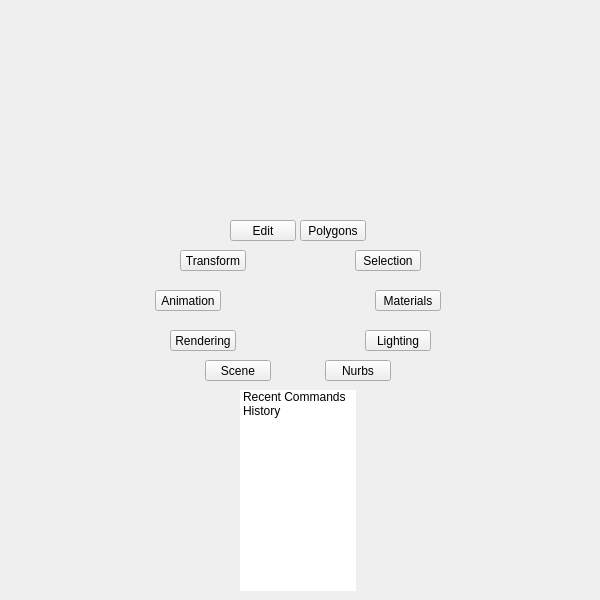
<?xml version="1.0" encoding="UTF-8"?>
<ui version="4.0">
 <class>QtUi</class>
 <widget class="QMainWindow" name="QtUi">
  <property name="enabled">
   <bool>true</bool>
  </property>
  <property name="geometry">
   <rect>
    <x>0</x>
    <y>0</y>
    <width>600</width>
    <height>600</height>
   </rect>
  </property>
  <property name="sizePolicy">
   <sizepolicy hsizetype="Ignored" vsizetype="Ignored">
    <horstretch>0</horstretch>
    <verstretch>0</verstretch>
   </sizepolicy>
  </property>
  <property name="minimumSize">
   <size>
    <width>0</width>
    <height>0</height>
   </size>
  </property>
  <property name="maximumSize">
   <size>
    <width>600</width>
    <height>600</height>
   </size>
  </property>
  <property name="cursor">
   <cursorShape>ArrowCursor</cursorShape>
  </property>
  <property name="windowTitle">
   <string>Toolkit</string>
  </property>
  <property name="whatsThis">
   <string>main</string>
  </property>
  <property name="toolButtonStyle">
   <enum>Qt::ToolButtonIconOnly</enum>
  </property>
  <property name="tabShape">
   <enum>QTabWidget::Triangular</enum>
  </property>
  <property name="dockNestingEnabled">
   <bool>true</bool>
  </property>
  <property name="dockOptions">
   <set>QMainWindow::AllowNestedDocks|QMainWindow::AllowTabbedDocks|QMainWindow::AnimatedDocks|QMainWindow::ForceTabbedDocks</set>
  </property>
  <widget class="QWidget" name="mainWindow">
   <property name="sizePolicy">
    <sizepolicy hsizetype="Ignored" vsizetype="Ignored">
     <horstretch>0</horstretch>
     <verstretch>0</verstretch>
    </sizepolicy>
   </property>
   <widget class="QWidget" name="staticWindow" native="true">
    <property name="geometry">
     <rect>
      <x>0</x>
      <y>0</y>
      <width>601</width>
      <height>601</height>
     </rect>
    </property>
    <widget class="QWidget" name="w000" native="true">
     <property name="geometry">
      <rect>
       <x>0</x>
       <y>390</y>
       <width>601</width>
       <height>601</height>
      </rect>
     </property>
     <widget class="QTreeWidget_ExpandableList" name="tree000">
      <property name="geometry">
       <rect>
        <x>240</x>
        <y>0</y>
        <width>116</width>
        <height>201</height>
       </rect>
      </property>
      <property name="layoutDirection">
       <enum>Qt::LeftToRight</enum>
      </property>
      <property name="frameShape">
       <enum>QFrame::NoFrame</enum>
      </property>
      <property name="frameShadow">
       <enum>QFrame::Plain</enum>
      </property>
      <property name="verticalScrollBarPolicy">
       <enum>Qt::ScrollBarAlwaysOff</enum>
      </property>
      <property name="horizontalScrollBarPolicy">
       <enum>Qt::ScrollBarAlwaysOff</enum>
      </property>
      <property name="sizeAdjustPolicy">
       <enum>QAbstractScrollArea::AdjustToContents</enum>
      </property>
      <property name="selectionMode">
       <enum>QAbstractItemView::NoSelection</enum>
      </property>
      <property name="indentation">
       <number>0</number>
      </property>
      <property name="itemsExpandable">
       <bool>false</bool>
      </property>
      <property name="headerHidden">
       <bool>true</bool>
      </property>
      <property name="expandsOnDoubleClick">
       <bool>false</bool>
      </property>
      <property name="columnCount">
       <number>1</number>
      </property>
      <attribute name="headerVisible">
       <bool>false</bool>
      </attribute>
      <column>
       <property name="text">
        <string notr="true">root</string>
       </property>
      </column>
      <item>
       <property name="text">
        <string>Recent Commands</string>
       </property>
      </item>
      <item>
       <property name="text">
        <string>History</string>
       </property>
      </item>
     </widget>
    </widget>
    <widget class="QWidget" name="main" native="true">
     <property name="geometry">
      <rect>
       <x>145</x>
       <y>220</y>
       <width>306</width>
       <height>161</height>
      </rect>
     </property>
     <widget class="QPushButton" name="i010">
      <property name="geometry">
       <rect>
        <x>155</x>
        <y>0</y>
        <width>66</width>
        <height>21</height>
       </rect>
      </property>
      <property name="minimumSize">
       <size>
        <width>0</width>
        <height>21</height>
       </size>
      </property>
      <property name="maximumSize">
       <size>
        <width>16777215</width>
        <height>21</height>
       </size>
      </property>
      <property name="whatsThis">
       <string>polygons</string>
      </property>
      <property name="text">
       <string>Polygons</string>
      </property>
     </widget>
     <widget class="QPushButton" name="i012">
      <property name="geometry">
       <rect>
        <x>230</x>
        <y>70</y>
        <width>66</width>
        <height>21</height>
       </rect>
      </property>
      <property name="minimumSize">
       <size>
        <width>0</width>
        <height>21</height>
       </size>
      </property>
      <property name="maximumSize">
       <size>
        <width>16777215</width>
        <height>21</height>
       </size>
      </property>
      <property name="whatsThis">
       <string>materials</string>
      </property>
      <property name="text">
       <string>Materials</string>
      </property>
     </widget>
     <widget class="QPushButton" name="i013">
      <property name="geometry">
       <rect>
        <x>10</x>
        <y>70</y>
        <width>66</width>
        <height>21</height>
       </rect>
      </property>
      <property name="minimumSize">
       <size>
        <width>0</width>
        <height>21</height>
       </size>
      </property>
      <property name="maximumSize">
       <size>
        <width>16777215</width>
        <height>21</height>
       </size>
      </property>
      <property name="whatsThis">
       <string>animation</string>
      </property>
      <property name="text">
       <string>Animation</string>
      </property>
     </widget>
     <widget class="QPushButton" name="i009">
      <property name="geometry">
       <rect>
        <x>210</x>
        <y>30</y>
        <width>66</width>
        <height>21</height>
       </rect>
      </property>
      <property name="minimumSize">
       <size>
        <width>0</width>
        <height>21</height>
       </size>
      </property>
      <property name="maximumSize">
       <size>
        <width>16777215</width>
        <height>21</height>
       </size>
      </property>
      <property name="whatsThis">
       <string>selection</string>
      </property>
      <property name="text">
       <string>Selection</string>
      </property>
     </widget>
     <widget class="QPushButton" name="i008">
      <property name="geometry">
       <rect>
        <x>35</x>
        <y>30</y>
        <width>66</width>
        <height>21</height>
       </rect>
      </property>
      <property name="minimumSize">
       <size>
        <width>0</width>
        <height>21</height>
       </size>
      </property>
      <property name="maximumSize">
       <size>
        <width>16777215</width>
        <height>21</height>
       </size>
      </property>
      <property name="whatsThis">
       <string>transform</string>
      </property>
      <property name="text">
       <string>Transform</string>
      </property>
     </widget>
     <widget class="QPushButton" name="i007">
      <property name="geometry">
       <rect>
        <x>85</x>
        <y>0</y>
        <width>66</width>
        <height>21</height>
       </rect>
      </property>
      <property name="minimumSize">
       <size>
        <width>0</width>
        <height>21</height>
       </size>
      </property>
      <property name="maximumSize">
       <size>
        <width>16777215</width>
        <height>21</height>
       </size>
      </property>
      <property name="whatsThis">
       <string>edit</string>
      </property>
      <property name="text">
       <string>Edit</string>
      </property>
     </widget>
     <widget class="QPushButton" name="i011">
      <property name="geometry">
       <rect>
        <x>180</x>
        <y>140</y>
        <width>66</width>
        <height>21</height>
       </rect>
      </property>
      <property name="minimumSize">
       <size>
        <width>0</width>
        <height>21</height>
       </size>
      </property>
      <property name="maximumSize">
       <size>
        <width>16777215</width>
        <height>21</height>
       </size>
      </property>
      <property name="whatsThis">
       <string>nurbs</string>
      </property>
      <property name="text">
       <string>Nurbs</string>
      </property>
     </widget>
     <widget class="QPushButton" name="i014">
      <property name="geometry">
       <rect>
        <x>220</x>
        <y>110</y>
        <width>66</width>
        <height>21</height>
       </rect>
      </property>
      <property name="minimumSize">
       <size>
        <width>0</width>
        <height>21</height>
       </size>
      </property>
      <property name="maximumSize">
       <size>
        <width>16777215</width>
        <height>21</height>
       </size>
      </property>
      <property name="whatsThis">
       <string>lighting</string>
      </property>
      <property name="text">
       <string>Lighting</string>
      </property>
     </widget>
     <widget class="QPushButton" name="i015">
      <property name="geometry">
       <rect>
        <x>25</x>
        <y>110</y>
        <width>66</width>
        <height>21</height>
       </rect>
      </property>
      <property name="minimumSize">
       <size>
        <width>0</width>
        <height>21</height>
       </size>
      </property>
      <property name="maximumSize">
       <size>
        <width>16777215</width>
        <height>21</height>
       </size>
      </property>
      <property name="whatsThis">
       <string>rendering</string>
      </property>
      <property name="text">
       <string>Rendering</string>
      </property>
     </widget>
     <widget class="QPushButton" name="i003">
      <property name="geometry">
       <rect>
        <x>60</x>
        <y>140</y>
        <width>66</width>
        <height>21</height>
       </rect>
      </property>
      <property name="minimumSize">
       <size>
        <width>0</width>
        <height>21</height>
       </size>
      </property>
      <property name="maximumSize">
       <size>
        <width>16777215</width>
        <height>21</height>
       </size>
      </property>
      <property name="whatsThis">
       <string>scene</string>
      </property>
      <property name="text">
       <string>Scene</string>
      </property>
     </widget>
    </widget>
   </widget>
  </widget>
 </widget>
 <customwidgets>
  <customwidget>
   <class>QTreeWidget_ExpandableList</class>
   <extends>QTreeWidget</extends>
   <header>qtreewidget_expandablelist.h</header>
  </customwidget>
 </customwidgets>
 <resources/>
 <connections/>
 <designerdata>
  <property name="gridDeltaX">
   <number>5</number>
  </property>
  <property name="gridDeltaY">
   <number>10</number>
  </property>
  <property name="gridSnapX">
   <bool>true</bool>
  </property>
  <property name="gridSnapY">
   <bool>true</bool>
  </property>
  <property name="gridVisible">
   <bool>true</bool>
  </property>
 </designerdata>
</ui>
